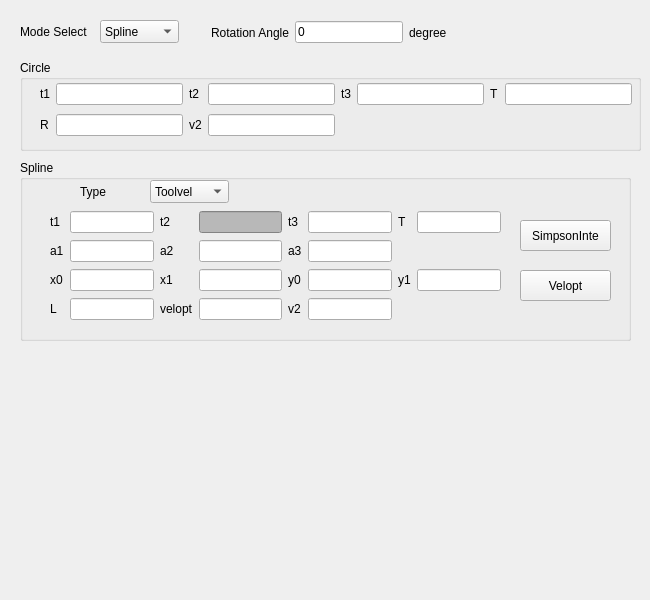
    <widget class="QWidget" name="tab_5">
     <attribute name="title">
      <string>Motion</string>
     </attribute>
     <widget class="QLabel" name="label_5">
      <property name="geometry">
       <rect>
        <x>20</x>
        <y>20</y>
        <width>81</width>
        <height>23</height>
       </rect>
      </property>
      <property name="text">
       <string>Mode Select</string>
      </property>
     </widget>
     <widget class="QComboBox" name="comboBox_modeselect">
      <property name="geometry">
       <rect>
        <x>100</x>
        <y>20</y>
        <width>79</width>
        <height>23</height>
       </rect>
      </property>
      <property name="styleSheet">
       <string notr="true"/>
      </property>
      <item>
       <property name="text">
        <string>Spline</string>
       </property>
      </item>
      <item>
       <property name="text">
        <string>Circle</string>
       </property>
      </item>
     </widget>
     <widget class="QGroupBox" name="groupBox_3">
      <property name="geometry">
       <rect>
        <x>20</x>
        <y>60</y>
        <width>621</width>
        <height>91</height>
       </rect>
      </property>
      <property name="title">
       <string>Circle</string>
      </property>
      <widget class="QWidget" name="layoutWidget">
       <property name="geometry">
        <rect>
         <x>20</x>
         <y>20</y>
         <width>592</width>
         <height>61</height>
        </rect>
       </property>
       <layout class="QGridLayout" name="gridLayout_6">
        <item row="0" column="0">
         <widget class="QLabel" name="label_55">
          <property name="text">
           <string>t1</string>
          </property>
         </widget>
        </item>
        <item row="0" column="7">
         <widget class="QLineEdit" name="lineEdit_circle_T"/>
        </item>
        <item row="1" column="0">
         <widget class="QLabel" name="label_59">
          <property name="text">
           <string>R</string>
          </property>
         </widget>
        </item>
        <item row="1" column="1">
         <widget class="QLineEdit" name="lineEdit_circle_R"/>
        </item>
        <item row="0" column="3">
         <widget class="QLineEdit" name="lineEdit_circle_t2"/>
        </item>
        <item row="0" column="2">
         <widget class="QLabel" name="label_56">
          <property name="text">
           <string>t2</string>
          </property>
         </widget>
        </item>
        <item row="0" column="1">
         <widget class="QLineEdit" name="lineEdit_circle_t1"/>
        </item>
        <item row="0" column="6">
         <widget class="QLabel" name="label_58">
          <property name="text">
           <string>T</string>
          </property>
         </widget>
        </item>
        <item row="0" column="5">
         <widget class="QLineEdit" name="lineEdit_circle_t3"/>
        </item>
        <item row="0" column="4">
         <widget class="QLabel" name="label_57">
          <property name="text">
           <string>t3</string>
          </property>
         </widget>
        </item>
        <item row="1" column="2">
         <widget class="QLabel" name="label_60">
          <property name="text">
           <string>v2</string>
          </property>
         </widget>
        </item>
        <item row="1" column="3">
         <widget class="QLineEdit" name="lineEdit_circle_v2"/>
        </item>
       </layout>
      </widget>
     </widget>
     <widget class="QGroupBox" name="groupBox_4">
      <property name="geometry">
       <rect>
        <x>20</x>
        <y>160</y>
        <width>611</width>
        <height>181</height>
       </rect>
      </property>
      <property name="title">
       <string>Spline</string>
      </property>
      <widget class="QLabel" name="label_36">
       <property name="geometry">
        <rect>
         <x>60</x>
         <y>20</y>
         <width>51</width>
         <height>23</height>
        </rect>
       </property>
       <property name="text">
        <string>Type</string>
       </property>
      </widget>
      <widget class="QComboBox" name="comboBox_SplineModeSelect">
       <property name="geometry">
        <rect>
         <x>130</x>
         <y>20</y>
         <width>79</width>
         <height>23</height>
        </rect>
       </property>
       <property name="styleSheet">
        <string notr="true"/>
       </property>
       <item>
        <property name="text">
         <string>Toolvel</string>
        </property>
       </item>
       <item>
        <property name="text">
         <string>Xaxisvel</string>
        </property>
       </item>
       <item>
        <property name="text">
         <string>Yaxisvel</string>
        </property>
       </item>
       <item>
        <property name="text">
         <string>Curve_Xaxisvel</string>
        </property>
       </item>
       <item>
        <property name="text">
         <string>Matlab code</string>
        </property>
       </item>
      </widget>
      <widget class="QPushButton" name="pushButton_7">
       <property name="geometry">
        <rect>
         <x>500</x>
         <y>60</y>
         <width>91</width>
         <height>31</height>
        </rect>
       </property>
       <property name="font">
        <font>
         <pointsize>9</pointsize>
        </font>
       </property>
       <property name="text">
        <string>SimpsonInte</string>
       </property>
      </widget>
      <widget class="QPushButton" name="pushButton_8">
       <property name="geometry">
        <rect>
         <x>500</x>
         <y>110</y>
         <width>91</width>
         <height>31</height>
        </rect>
       </property>
       <property name="font">
        <font>
         <pointsize>9</pointsize>
        </font>
       </property>
       <property name="text">
        <string>Velopt</string>
       </property>
      </widget>
      <widget class="QWidget" name="layoutWidget">
       <property name="geometry">
        <rect>
         <x>30</x>
         <y>50</y>
         <width>451</width>
         <height>112</height>
        </rect>
       </property>
       <layout class="QGridLayout" name="gridLayout_5">
        <item row="0" column="0">
         <widget class="QLabel" name="label_37">
          <property name="text">
           <string>t1</string>
          </property>
         </widget>
        </item>
        <item row="0" column="1">
         <widget class="QLineEdit" name="lineEdit_spline_t1"/>
        </item>
        <item row="0" column="2">
         <widget class="QLabel" name="label_38">
          <property name="text">
           <string>t2</string>
          </property>
         </widget>
        </item>
        <item row="0" column="3">
         <widget class="QLineEdit" name="lineEdit_spline_t2">
          <property name="styleSheet">
           <string notr="true">background-color: rgb(184, 184, 184);
color: rgb(255, 0, 0);</string>
          </property>
          <property name="readOnly">
           <bool>true</bool>
          </property>
         </widget>
        </item>
        <item row="0" column="4">
         <widget class="QLabel" name="label_42">
          <property name="text">
           <string>t3</string>
          </property>
         </widget>
        </item>
        <item row="0" column="5">
         <widget class="QLineEdit" name="lineEdit_spline_t3"/>
        </item>
        <item row="0" column="6">
         <widget class="QLabel" name="label_54">
          <property name="text">
           <string>T</string>
          </property>
         </widget>
        </item>
        <item row="0" column="7">
         <widget class="QLineEdit" name="lineEdit_spline_T"/>
        </item>
        <item row="1" column="0">
         <widget class="QLabel" name="label_45">
          <property name="text">
           <string>a1</string>
          </property>
         </widget>
        </item>
        <item row="1" column="1">
         <widget class="QLineEdit" name="lineEdit_spline_a1"/>
        </item>
        <item row="1" column="2">
         <widget class="QLabel" name="label_47">
          <property name="text">
           <string>a2</string>
          </property>
         </widget>
        </item>
        <item row="1" column="3">
         <widget class="QLineEdit" name="lineEdit_spline_a2"/>
        </item>
        <item row="1" column="4">
         <widget class="QLabel" name="label_46">
          <property name="text">
           <string>a3</string>
          </property>
         </widget>
        </item>
        <item row="1" column="5">
         <widget class="QLineEdit" name="lineEdit_spline_a3"/>
        </item>
        <item row="2" column="0">
         <widget class="QLabel" name="label_50">
          <property name="text">
           <string>x0</string>
          </property>
         </widget>
        </item>
        <item row="2" column="1">
         <widget class="QLineEdit" name="lineEdit_spline_x0"/>
        </item>
        <item row="2" column="2">
         <widget class="QLabel" name="label_49">
          <property name="text">
           <string>x1</string>
          </property>
         </widget>
        </item>
        <item row="2" column="3">
         <widget class="QLineEdit" name="lineEdit_spline_x1"/>
        </item>
        <item row="2" column="4">
         <widget class="QLabel" name="label_53">
          <property name="text">
           <string>y0</string>
          </property>
         </widget>
        </item>
        <item row="2" column="5">
         <widget class="QLineEdit" name="lineEdit_spline_y0"/>
        </item>
        <item row="2" column="6">
         <widget class="QLabel" name="label_51">
          <property name="text">
           <string>y1</string>
          </property>
         </widget>
        </item>
        <item row="2" column="7">
         <widget class="QLineEdit" name="lineEdit_spline_y1"/>
        </item>
        <item row="3" column="0">
         <widget class="QLabel" name="label_48">
          <property name="text">
           <string>L</string>
          </property>
         </widget>
        </item>
        <item row="3" column="1">
         <widget class="QLineEdit" name="lineEdit_spline_L"/>
        </item>
        <item row="3" column="2">
         <widget class="QLabel" name="label_52">
          <property name="text">
           <string>velopt</string>
          </property>
         </widget>
        </item>
        <item row="3" column="3">
         <widget class="QLineEdit" name="lineEdit_spline_velopt"/>
        </item>
        <item row="3" column="4">
         <widget class="QLabel" name="label_61">
          <property name="text">
           <string>v2</string>
          </property>
         </widget>
        </item>
        <item row="3" column="5">
         <widget class="QLineEdit" name="lineEdit_spline_v2"/>
        </item>
       </layout>
      </widget>
     </widget>
     <widget class="QWidget" name="layoutWidget">
      <property name="geometry">
       <rect>
        <x>211</x>
        <y>20</y>
        <width>236</width>
        <height>25</height>
       </rect>
      </property>
      <layout class="QHBoxLayout" name="horizontalLayout_8">
       <item>
        <widget class="QLabel" name="label_193">
         <property name="text">
          <string>Rotation Angle</string>
         </property>
        </widget>
       </item>
       <item>
        <widget class="QLineEdit" name="lineEdit_Motion_rotationAngle">
         <property name="text">
          <string>0</string>
         </property>
        </widget>
       </item>
       <item>
        <widget class="QLabel" name="label_194">
         <property name="text">
          <string>degree</string>
         </property>
        </widget>
       </item>
      </layout>
     </widget>
     <widget class="QCustomPlot" name="graph_smoothingF" native="true">
      <property name="geometry">
       <rect>
        <x>50</x>
        <y>400</y>
        <width>221</width>
        <height>191</height>
       </rect>
      </property>
      <property name="font">
       <font>
        <family>Times New Roman</family>
       </font>
      </property>
     </widget>
    </widget>
